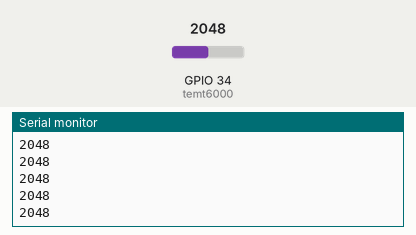
This sketch was run on a simulated ESP32. Shown: the last lines printed to the serial monitor. The inputs (shaded band) are chosen by the test bench; at power-on: GPIO 34 (temt6000) = 2048.

Above: at 2.2 s.
2.3 s: GPIO 34 (temt6000) set to 2866
At 2.31 s:
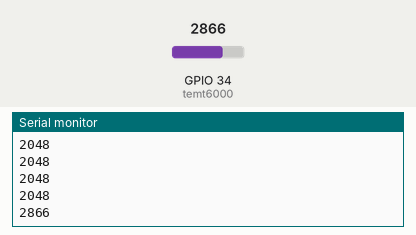
3.8 s: GPIO 34 (temt6000) set to 3603
At 3.81 s:
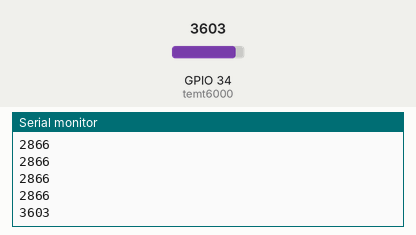
Timing chart, 0 to 6.8 s (numbered marks = the images above; inputs shaded):
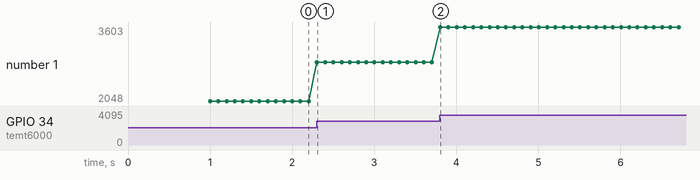

Measured:
- after the input at 2.3 s, the serial monitor: prints a new line at once (image 1)
- after the input at 3.8 s, the serial monitor: prints a new line at once (image 2)
- plotted number 1: 2048 → 2866 after the input at 2.3 s, 2866 → 3603 after the input at 3.8 s

The sketch:

TEMT6000_Sensor_read.ino
```cpp
// Potentiometer is connected to GPIO 34 (Analog ADC1_CH6)
const int temt6000 = 34;

// variable for storing the potentiometer value
int value = 0;

void setup() {
  Serial.begin(115200);
  delay(1000);
}

void loop() {
  // Reading  Temt6000 valur value
  value = analogRead(temt6000); //Divide by maximum value;
 // value =(value/)*100;// Square to make response more obvious
  Serial.println(value);
  delay(100); //in 100 ms
}
```
